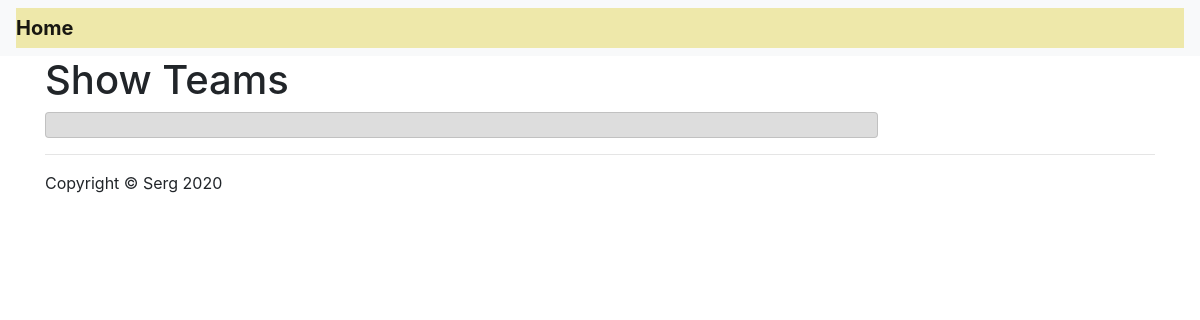
/showteams/, run on an earlier commit of the app's database.
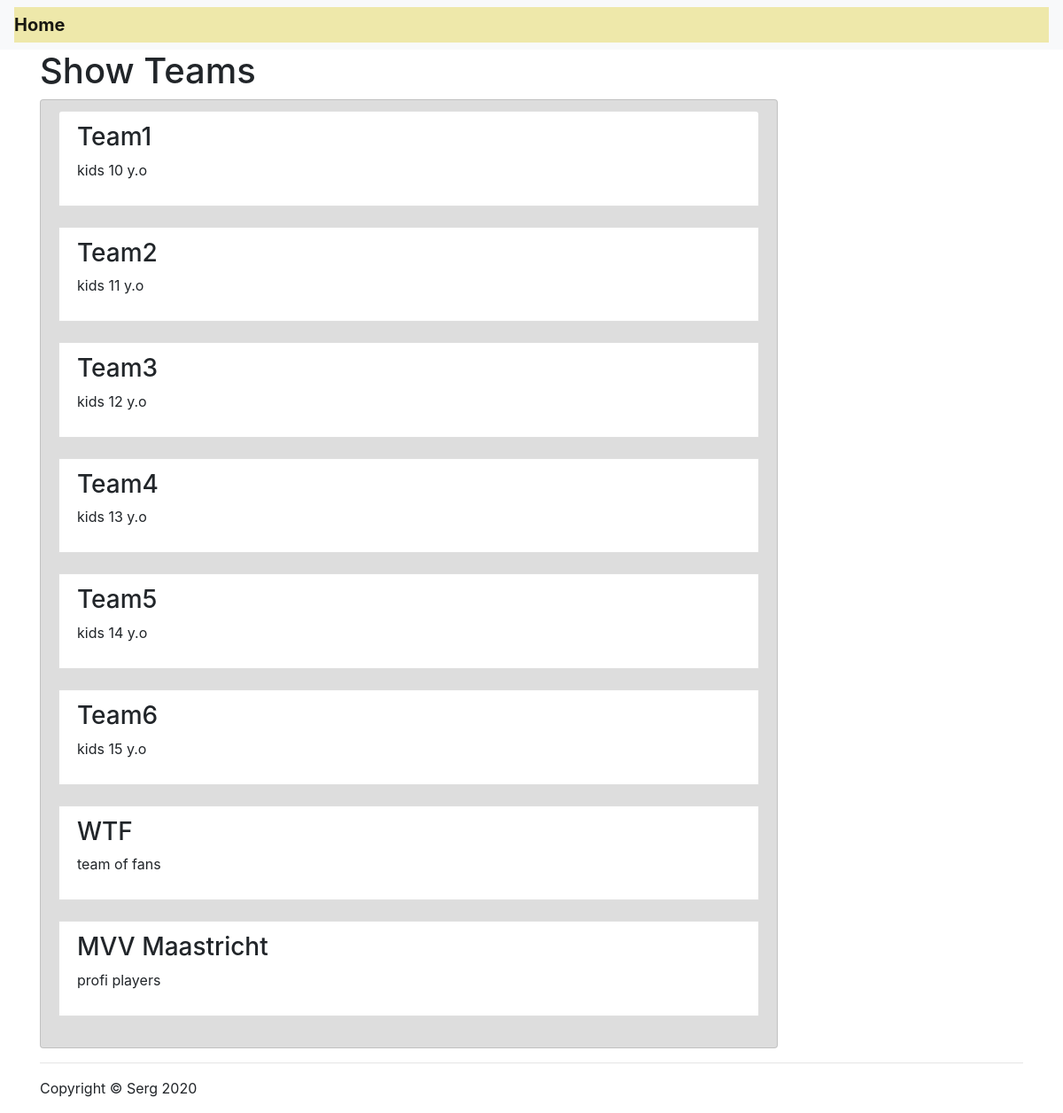
And on a later commit of the database.
### sergtoto/models.py (models this page shows, shortened)
class Team(models.Model):
    name = models.CharField(verbose_name='team_name', max_length=30, unique=True, )
    description = models.TextField()
    added_by = models.ForeignKey(MyUser, on_delete=models.CASCADE)
    slug = models.SlugField(blank=True)
    selected_for_contest = models.BooleanField(default=False, blank=True)

### sergtoto/views.py (the view)
# urls.py: path('showteams/', teams_view, name='show_teams'),
def teams_view(request):
    teams = Team.objects.all()
    context = {
        'teams': teams,
    }
    return render(request, 'show_teams.html', context)

### sergtoto/templates/show_teams.html (shortened to what this page needs)
{% extends 'base.html' %}
{% load static %}
{% block content %}
    <h1>Show Teams</h1>
    <div class="col-lg-9">
    <div class="row list-group-item" style="background-color:#dddddd;">
        {% for team in  teams %}
            <div class="list-group-item">
                <h3>{{ team.name }}</h3>
                <p>{{ team.description }}</p>
            </div>
            <br>
        {% endfor %}
    </div>
    </div>
{% endblock content %}

### sergtoto/templates/base.html (shortened to what this page needs)
{% load static %}
<!DOCTYPE html>
<html lang="en">
<head>
    <link rel="stylesheet" href="https://stackpath.bootstrapcdn.com/bootstrap/4.2.1/css/bootstrap.min.css"
>
    <link href="https://stackpath.bootstrapcdn.com/font-awesome/4.7.0/css/font-awesome.min.css" rel="stylesheet"
>
    <link rel="stylesheet"
          href="https://cdnjs.cloudflare.com/ajax/libs/tempusdominus-bootstrap-4/5.1.2/css/tempusdominus-bootstrap-4.min.css"
/>
</head>
<body>
<nav class="navbar navbar-expand-lg navbar-light bg-light">
    <div class="collapse navbar-collapse" style="background-color:palegoldenrod;">
        <div class="navbar-header">
            <a class="navbar-brand" href="/"><strong>Home</strong></a>
        </div>
        </div>
</nav>
<div class="container">
    {% block content %}
    {% endblock content %}
</div>
<div class="container">
    <hr>
    <footer>
        <div class="row">
            <div class="col-lg-12">
                <p>Copyright &copy; Serg 2020</p>
            </div>
        </div>
    </footer>
</div>
</body>
</html>

What changed in the data, as far as the page shows it:
added Team: name "Team1", description "kids 10 y.o"
added Team: name "Team2", description "kids 11 y.o"
added Team: name "Team3", description "kids 12 y.o"
added Team: name "Team4", description "kids 13 y.o"
added Team: name "Team5", description "kids 14 y.o"
added Team: name "Team6", description "kids 15 y.o"
added Team: name "WTF", description "team of fans"
added Team: name "MVV Maastricht", description "profi players"
